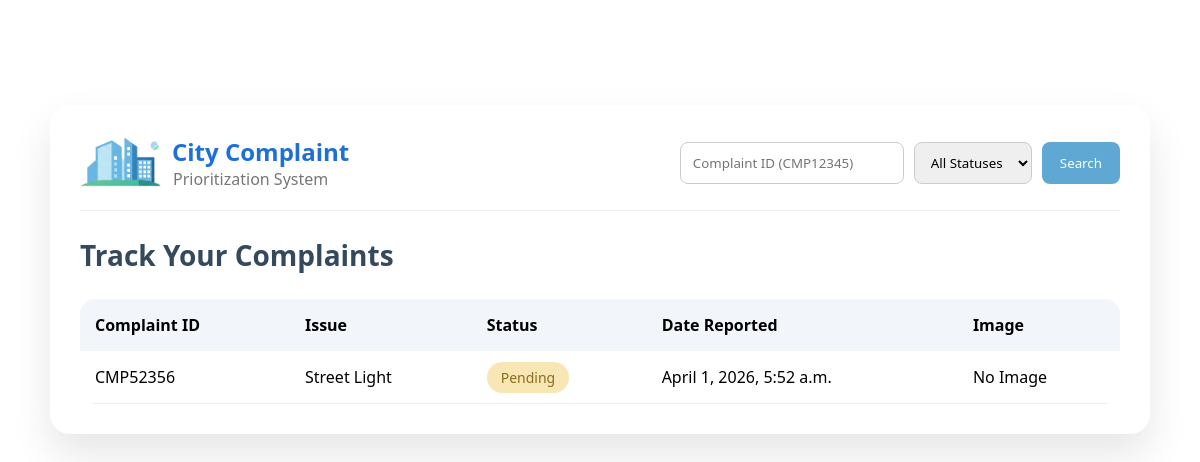
The page /track/ on the database its author committed.
### userform/models.py (models this page shows, shortened)
class Complaint(models.Model):
    STATUS_CHOICES = [
        ('Pending', 'Pending'),
        ('In Progress', 'In Progress'),
        ('Resolved', 'Resolved'),
    ]
    CATEGORY_CHOICES = [
        ('Garbage', 'Garbage'),
        ('Water Supply', 'Water Supply'),
        ('Road Damage', 'Road Damage'),
        ('Street Light', 'Street Light'),
    ]
    name = models.CharField(max_length=100)
    email = models.EmailField(blank=True, null=True)
    mobile = models.CharField(max_length=15)
    category = models.CharField(max_length=50,choices=CATEGORY_CHOICES,default='Garbage')
    description = models.TextField()
    area = models.CharField(max_length=100, default="Unknown")
    severity = models.CharField(max_length=50, default="Medium")
    affected_people = models.IntegerField(default=0)
    priority = models.CharField(max_length=50, default="Low")
    resolution_time = models.CharField(max_length=50, default="1")
    image = models.ImageField(upload_to='complaints/', blank=True, null=True)
    status = models.CharField(max_length=20, choices=STATUS_CHOICES, default='Pending')
    complaint_id = models.CharField(max_length=20, unique=True, blank=True)
    created_at = models.DateTimeField(auto_now_add=True)

### userform/views.py (the view, shortened to what this page needs)
# urls.py: path('track/', views.track_complaint, name='track_complaint'),
def track_complaint(request):
    complaints = Complaint.objects.all().order_by('-created_at')
    return render(request, "userform/track_complaint.html", {"complaints": complaints})

### userform/templates/userform/track_complaint.html (shortened to what this page needs)
{% load static %}
<!DOCTYPE html>
<html lang="en">
<head>
<link rel="stylesheet" href="{% static 'userform/track_complaint.css' %}">
</head>
<body>
<div class="wrapper">
    <div class="top-bar">
        <div class="logo-section">
            <img src="{% static 'userform/images/building_2.png' %}" alt="logo">
            <div>
                <h2>City Complaint</h2>
                <span>Prioritization System</span>
            </div>
        </div>
        <form method="POST" class="search-section">
            <input type="text" name="complaint_id" placeholder="Complaint ID (CMP12345)">
            <select name="status">
                <option value="all">All Statuses</option>
            </select>
            <button type="submit">Search</button>
        </form>
    </div>
    <h1 class="page-title">Track Your Complaints</h1>
    <div class="table-container">
        <table>
            <thead>
                <tr>
                    <th>Complaint ID</th>
                    <th>Issue</th>
                    <th>Status</th>
                    <th>Date Reported</th>
                    <th>Image</th>
                </tr>
            </thead>
            <tbody>
                {% if complaints %}
                    {% for c in complaints %}
                    <tr>
                        <td>{{ c.complaint_id }}</td>
                        <td>{{ c.category }}</td>
                        <td>
                            {% if c.status == "Pending" %}
                                <span class="badge pending">Pending</span>
                            {% elif c.status == "InProgress" %}
                                <span class="badge progress">In Progress</span>
                            {% else %}
                                <span class="badge resolved">Resolved</span>
                            {% endif %}
                        </td>
                        <td>{{ c.created_at }}</td>
                        <td>
                            {% if c.image %}
                                <img src="{{ c.image.url }}" width="80">
                            {% else %}
                                No Image
                            {% endif %}
                        </td>
                    </tr>
                    {% endfor %}
                {% else %}
                    <tr>
                        <td colspan="5" style="text-align:center;">No complaints found</td>
                    </tr>
                {% endif %}
            </tbody>
        </table>
    </div>
</div>
</body>
</html>

### userform/static/userform/track_complaint.css (style rules this page uses)
* { margin: 0; padding: 0; box-sizing: border-box; font-family: 'Segoe UI', sans-serif; }
body { background: linear-gradient(135deg, #dbe8f5, #f3f7fb); height: 100vh; padding: 40px 20px; background-image: url("images/only_city.png"); background-repeat: no-repeat; background-size: 100% 100%; }
.wrapper { max-width: 1100px; margin: auto; margin-top: 65px; background: #ffffff; border-radius: 20px; padding: 30px; box-shadow: 0 20px 40px rgba(0,0,0,0.1); }
.top-bar { display: flex; justify-content: space-between; align-items: center; flex-wrap: wrap; padding-bottom: 20px; border-bottom: 1px solid #eee; }
.logo-section { display: flex; align-items: center; }
.logo-section img { width: 82px; margin-right: 10px; }
.logo-section h2 { color: #1f6fd8; }
.logo-section span { font-size: 16px; margin-left: 1px; color: #777; }
.search-section { display: flex; gap: 10px; flex-wrap: wrap; }
.search-section input, .search-section select { padding: 10px 12px; border-radius: 8px; border: 1px solid #ccc; }
.search-section button { background: #5fa8d3; color: white; border: none; padding: 10px 18px; border-radius: 8px; cursor: pointer; }
.page-title { margin: 25px 0; font-size: 28px; color: #34495e; }
.table-container { overflow-x: auto; border-radius: 15px; }
table { width: 100%; border-collapse: collapse; border-radius: 15px; }
thead { background: #f2f6fa; }
th, td { padding: 15px; text-align: left; }
tbody tr { border-bottom: 1px solid #eee; }
.badge { padding: 6px 14px; border-radius: 20px; font-size: 14px; font-weight: 500; }
.pending { background: #f8e6b5; color: #8a6d1d; }

### rows shown on the page
Complaint: complaint_id "CMP52356", category "Street Light", status "Pending", created_at "April 1, 2026, 5:52 a.m.", image "No Image"
